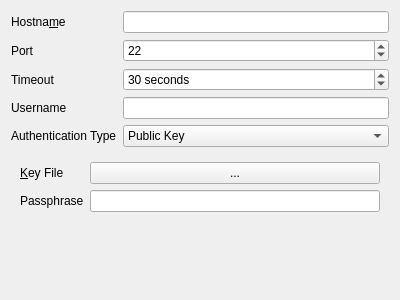
<?xml version="1.0" encoding="UTF-8"?>
<ui version="4.0">
 <class>RemoteDev::SftpSettingsWidget</class>
 <widget class="QWidget" name="RemoteDev::SftpSettingsWidget">
  <property name="geometry">
   <rect>
    <x>0</x>
    <y>0</y>
    <width>400</width>
    <height>300</height>
   </rect>
  </property>
  <property name="windowTitle">
   <string>Form</string>
  </property>
  <layout class="QVBoxLayout" name="verticalLayout">
   <item>
    <layout class="QFormLayout" name="formLayout">
     <item row="4" column="0">
      <widget class="QLabel" name="labelAuthType">
       <property name="text">
        <string>Authentication Type</string>
       </property>
       <property name="buddy">
        <cstring>comboAuthType</cstring>
       </property>
      </widget>
     </item>
     <item row="4" column="1">
      <widget class="QComboBox" name="comboAuthType">
       <property name="currentIndex">
        <number>1</number>
       </property>
       <property name="sizeAdjustPolicy">
        <enum>QComboBox::AdjustToContentsOnFirstShow</enum>
       </property>
       <item>
        <property name="text">
         <string>Password</string>
        </property>
       </item>
       <item>
        <property name="text">
         <string>Public Key</string>
        </property>
       </item>
       <item>
        <property name="text">
         <string>Host-based</string>
        </property>
       </item>
       <item>
        <property name="text">
         <string>Keyboard</string>
        </property>
       </item>
      </widget>
     </item>
     <item row="0" column="0">
      <widget class="QLabel" name="labelHost">
       <property name="text">
        <string>Hostna&amp;me</string>
       </property>
       <property name="buddy">
        <cstring>editHost</cstring>
       </property>
      </widget>
     </item>
     <item row="0" column="1">
      <widget class="QLineEdit" name="editHost">
       <property name="clearButtonEnabled">
        <bool>true</bool>
       </property>
      </widget>
     </item>
     <item row="1" column="0">
      <widget class="QLabel" name="labelPort">
       <property name="text">
        <string>Port</string>
       </property>
       <property name="buddy">
        <cstring>spinPort</cstring>
       </property>
      </widget>
     </item>
     <item row="1" column="1">
      <widget class="QSpinBox" name="spinPort">
       <property name="maximum">
        <number>65535</number>
       </property>
       <property name="value">
        <number>22</number>
       </property>
      </widget>
     </item>
     <item row="3" column="0">
      <widget class="QLabel" name="labelUser">
       <property name="text">
        <string>Username</string>
       </property>
       <property name="buddy">
        <cstring>editUser</cstring>
       </property>
      </widget>
     </item>
     <item row="3" column="1">
      <widget class="QLineEdit" name="editUser">
       <property name="clearButtonEnabled">
        <bool>true</bool>
       </property>
      </widget>
     </item>
     <item row="2" column="0">
      <widget class="QLabel" name="labelTmout">
       <property name="text">
        <string>Timeout</string>
       </property>
       <property name="buddy">
        <cstring>spinTmout</cstring>
       </property>
      </widget>
     </item>
     <item row="2" column="1">
      <widget class="QSpinBox" name="spinTmout">
       <property name="suffix">
        <string> seconds</string>
       </property>
       <property name="minimum">
        <number>-1</number>
       </property>
       <property name="maximum">
        <number>360</number>
       </property>
       <property name="value">
        <number>30</number>
       </property>
      </widget>
     </item>
    </layout>
   </item>
   <item>
    <widget class="QStackedWidget" name="widgetAuthData">
     <property name="currentIndex">
      <number>1</number>
     </property>
     <widget class="QWidget" name="pagePasswd">
      <layout class="QFormLayout" name="formLayout_3">
       <item row="0" column="0">
        <widget class="QLabel" name="labelPasswd">
         <property name="text">
          <string>Password</string>
         </property>
         <property name="buddy">
          <cstring>editPasswd</cstring>
         </property>
        </widget>
       </item>
       <item row="0" column="1">
        <widget class="QLineEdit" name="editPasswd">
         <property name="echoMode">
          <enum>QLineEdit::Password</enum>
         </property>
         <property name="clearButtonEnabled">
          <bool>true</bool>
         </property>
        </widget>
       </item>
      </layout>
     </widget>
     <widget class="QWidget" name="pagePubkey">
      <layout class="QFormLayout" name="formLayout_2">
       <item row="0" column="0">
        <widget class="QLabel" name="labelKey">
         <property name="minimumSize">
          <size>
           <width>0</width>
           <height>0</height>
          </size>
         </property>
         <property name="text">
          <string>&amp;Key File</string>
         </property>
         <property name="buddy">
          <cstring>buttonFile</cstring>
         </property>
        </widget>
       </item>
       <item row="0" column="1">
        <widget class="QPushButton" name="buttonFile">
         <property name="text">
          <string>...</string>
         </property>
        </widget>
       </item>
       <item row="1" column="0">
        <widget class="QLabel" name="labelPhrase">
         <property name="text">
          <string>Passphrase</string>
         </property>
         <property name="buddy">
          <cstring>editPhrase</cstring>
         </property>
        </widget>
       </item>
       <item row="1" column="1">
        <widget class="QLineEdit" name="editPhrase">
         <property name="echoMode">
          <enum>QLineEdit::Password</enum>
         </property>
         <property name="clearButtonEnabled">
          <bool>true</bool>
         </property>
        </widget>
       </item>
      </layout>
     </widget>
    </widget>
   </item>
  </layout>
 </widget>
 <tabstops>
  <tabstop>editHost</tabstop>
  <tabstop>spinPort</tabstop>
  <tabstop>spinTmout</tabstop>
  <tabstop>editUser</tabstop>
  <tabstop>comboAuthType</tabstop>
  <tabstop>buttonFile</tabstop>
  <tabstop>editPhrase</tabstop>
  <tabstop>editPasswd</tabstop>
 </tabstops>
 <resources/>
 <connections>
  <connection>
   <sender>comboAuthType</sender>
   <signal>activated(int)</signal>
   <receiver>widgetAuthData</receiver>
   <slot>setCurrentIndex(int)</slot>
   <hints>
    <hint type="sourcelabel">
     <x>193</x>
     <y>161</y>
    </hint>
    <hint type="destinationlabel">
     <x>219</x>
     <y>184</y>
    </hint>
   </hints>
  </connection>
 </connections>
</ui>
